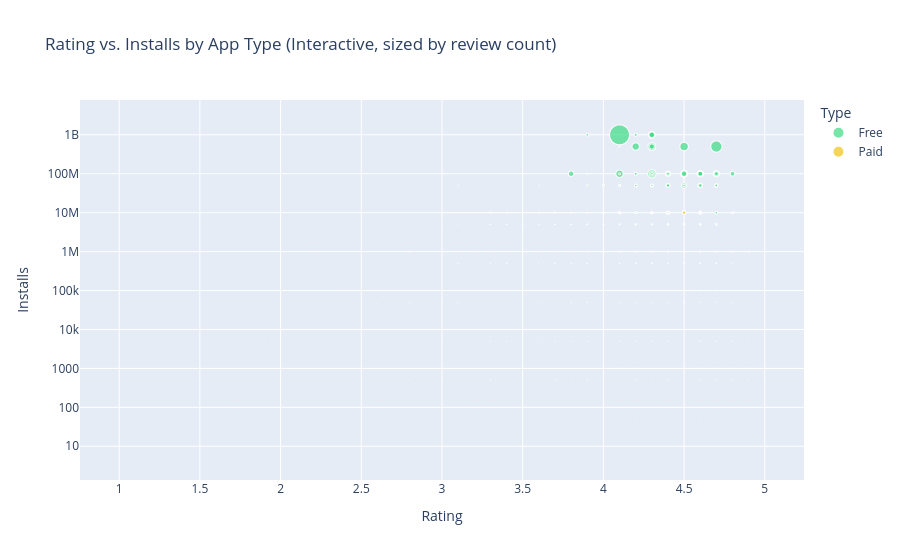

The notebook cell saved with this chart:
### Markdown cell above
**Note:** This is an interactive Plotly chart — hovering over any bar shows the exact install count for that category, and the chart can be zoomed/panned when viewed in a live Jupyter environment (GitHub's notebook renderer displays a static snapshot of the last-rendered state).

### Code cell
fig2 = px.scatter(
    rated_apps.dropna(subset=['Installs']).sample(min(2000, len(rated_apps)), random_state=42),
    x='Rating',
    y='Installs',
    color='Type',
    size='Reviews',
    hover_data=['App', 'Category'],
    title='Rating vs. Installs by App Type (Interactive, sized by review count)',
    log_y=True,
    color_discrete_map={'Free': '#3DDC84', 'Paid': '#F1C40F'}
)
fig2.show()

### Figure 1 — Plotly figure (JSON) as saved in the notebook; plotly's stock layout.template omitted (floating-point values rounded to 4 significant figures; data arrays with more than 128 entries replaced by an {"elided": "..."} marker saying what was removed)
{"data": [{"customdata": {"elided": "1859x2 str values"}, "hovertemplate": "Type=Free<br>Rating=%{x}<br>Installs=%{y}<br>Reviews=%{marker.size}<br>App=%{customdata[0]}<br>Category=%{customdata[1]}<extra></extra>", "legendgroup": "Free", "marker": {"color": "#3DDC84", "size": {"elided": "1859 int values"}, "sizemode": "area", "sizeref": 195400.0, "symbol": "circle"}, "mode": "markers", "name": "Free", "showlegend": true, "type": "scattergl", "x": {"elided": "1859 float values"}, "xaxis": "x", "y": {"elided": "1859 int values"}, "yaxis": "y"}, {"customdata": {"elided": "141x2 str values"}, "hovertemplate": "Type=Paid<br>Rating=%{x}<br>Installs=%{y}<br>Reviews=%{marker.size}<br>App=%{customdata[0]}<br>Category=%{customdata[1]}<extra></extra>", "legendgroup": "Paid", "marker": {"color": "#F1C40F", "size": {"elided": "141 int values"}, "sizemode": "area", "sizeref": 195400.0, "symbol": "circle"}, "mode": "markers", "name": "Paid", "showlegend": true, "type": "scattergl", "x": {"elided": "141 float values"}, "xaxis": "x", "y": {"elided": "141 int values"}, "yaxis": "y"}], "layout": {"legend": {"itemsizing": "constant", "title": {"text": "Type"}, "tracegroupgap": 0}, "title": {"text": "Rating vs. Installs by App Type (Interactive, sized by review count)"}, "xaxis": {"anchor": "y", "domain": [0, 1], "title": {"text": "Rating"}}, "yaxis": {"anchor": "x", "domain": [0, 1], "title": {"text": "Installs"}, "type": "log"}}}
